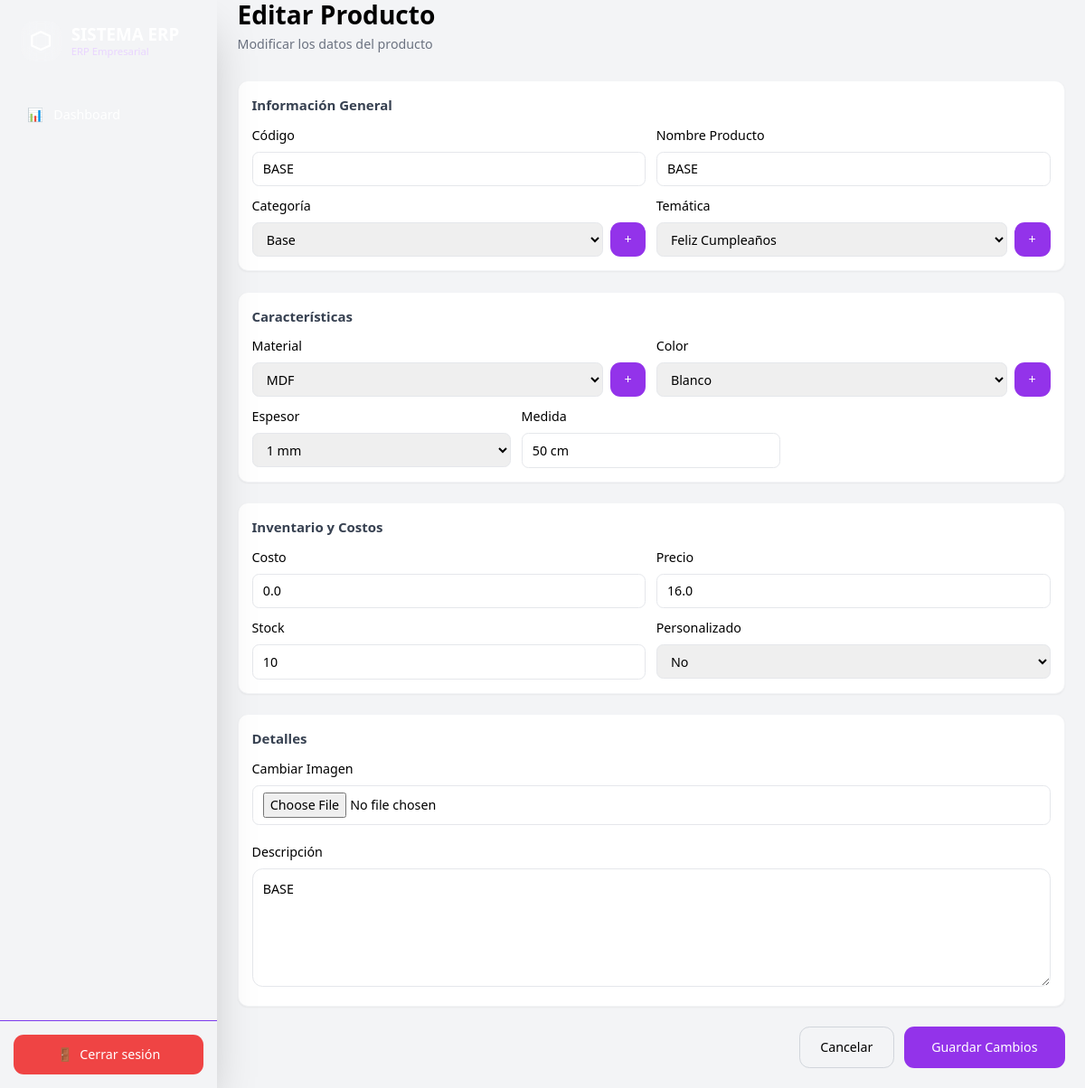
Page /products/3/edit (signed in) on the committed database.
### app/models/product.py (models this page shows)
class Product(Base):
    __tablename__ = "products"
    id = Column(Integer, primary_key=True)
    code = Column(String)
    name = Column(String)
    description = Column(String)
    category = Column(String)
    material = Column(String)
    color = Column(String)
    size = Column(String)
    thickness = Column(String)
    price = Column(Float)
    cost = Column(Float)
    theme = Column(String)
    stock = Column(Integer)
    custom = Column(Boolean, default=False, nullable=False)
    image = Column(String)

### app/models/productcategory.py (models this page shows)
class ProductCategory(Base):
    __tablename__ = "product_categories"
    id = Column(
        Integer,
        primary_key=True
    )
    name = Column(
        String,
        unique=True
    )

### app/models/productmaterial.py (models this page shows)
class ProductMaterial(Base):
    __tablename__ = "product_materials"
    id = Column(
        Integer,
        primary_key=True
    )
    name = Column(
        String,
        unique=True
    )

### app/models/productcolor.py (models this page shows)
class ProductColor(Base):
    __tablename__ = "product_colors"
    id = Column(
        Integer,
        primary_key=True
    )
    name = Column(
        String,
        unique=True
    )

### app/routes/products.py (the view)
@router.get("/{product_id}/edit", response_class=HTMLResponse)
async def edit_product_page(
    product_id: int, request: Request, db: Session = Depends(get_db)
):
    user = role_required(request, ["admin"])
    if isinstance(user, RedirectResponse):
        return user
    product = db.query(Product).filter(Product.id == product_id).first()
    if not product:
        return RedirectResponse(url="/products", status_code=302)
    categories = db.query(ProductCategory).all()
    materials = db.query(ProductMaterial).all()
    colors = db.query(ProductColor).all()
    themes = db.query(ProductTheme).all()
    thicknesses = db.query(ProductThickness).all()
    units = db.query(MeasurementUnit).all()
    return templates.TemplateResponse(
        request=request,
        name="products/edit.html",
        context={
            "product": product,
            "categories": categories,
            "materials": materials,
            "colors": colors,
            "themes": themes,
            "thicknesses": thicknesses,
            "units": units,
        },
    )

### app/templates/products/edit.html (shortened to what this page needs)
{% extends 'layouts/base.html' %}
{% block content %}
<div class="max-w-6xl mx-auto">
  <div class="flex justify-between items-center mb-8">
    <div>
      <h1 class="text-3xl font-bold">Editar Producto</h1>
      <p class="text-gray-500 mt-1">Modificar los datos del producto</p>
    </div>
  </div>
  <form action="/products/{{ product.id }}/edit" method="POST" enctype="multipart/form-data" class="space-y-6">
    <div class="bg-white rounded-xl shadow-sm border border-gray-100 p-4">
      <h2 class="text-base font-semibold mb-3 text-gray-700">Información General</h2>
      <div class="grid md:grid-cols-2 gap-3">
        <div>
          <label class="block mb-2"> Código </label>
          <input type="text" name="code" value="{{ product.code }}" class="w-full border border-gray-200 px-3 py-2 rounded-lg" required />
        </div>
        <div>
          <label class="block mb-2"> Nombre Producto </label>
          <input type="text" name="name" value="{{ product.name }}" class="w-full border border-gray-200 px-3 py-2 rounded-lg" required />
        </div>
        <div>
          <label class="block mb-2"> Categoría </label>
          <div class="flex gap-2">
            <select name="category" class="w-full border border-gray-200 px-3 py-2 rounded-lg">
              {% for category in categories %}
              <option value="{{ category.name }}" {% if category.name == product.category %}selected{% endif %}>{{ category.name }}</option>
              {% endfor %}
            </select>
            <a href="/product-settings" target="_blank" class="bg-purple-600 text-white w-12 rounded-xl flex items-center justify-center">+</a>
          </div>
        </div>
        <div>
          <label class="block mb-2"> Temática </label>
          <div class="flex gap-2">
            <select name="theme" class="w-full border border-gray-200 px-3 py-2 rounded-lg">
              {% for theme in themes %}
              <option value="{{ theme.name }}" {% if theme.name == product.theme %}selected{% endif %}>{{ theme.name }}</option>
              {% endfor %}
            </select>
            <a href="/product-settings" target="_blank" class="bg-purple-600 text-white w-12 rounded-xl flex items-center justify-center">+</a>
          </div>
        </div>
      </div>
    </div>
    <div class="bg-white rounded-xl shadow-sm border border-gray-100 p-4">
      <h2 class="text-base font-semibold mb-3 text-gray-700">Características</h2>
      <div class="grid md:grid-cols-2 gap-3">
        <div>
          <label class="block mb-2"> Material </label>
          <div class="flex gap-2">
            <select name="material" class="w-full border border-gray-200 px-3 py-2 rounded-lg">
              {% for material in materials %}
              <option value="{{ material.name }}" {% if material.name == product.material %}selected{% endif %}>{{ material.name }}</option>
              {% endfor %}
            </select>
            <a href="/product-settings" target="_blank" class="bg-purple-600 text-white w-12 rounded-xl flex items-center justify-center">+</a>
          </div>
        </div>
        <div>
          <label class="block mb-2"> Color </label>
          <div class="flex gap-2">
            <select name="color" class="w-full border border-gray-200 px-3 py-2 rounded-lg">
              {% for color in colors %}
              <option value="{{ color.name }}" {% if color.name == product.color %}selected{% endif %}>{{ color.name }}</option>
              {% endfor %}
            </select>
            <a href="/product-settings" target="_blank" class="bg-purple-600 text-white w-12 rounded-xl flex items-center justify-center">+</a>
          </div>
        </div>
      </div>
      <div class="grid md:grid-cols-3 gap-3 mt-3">
        <div>
          <label class="block mb-2"> Espesor </label>
          <select name="thickness" class="w-full border border-gray-200 px-3 py-2 rounded-lg">
            {% for thickness in thicknesses %}
            <option value="{{ thickness.name }}" {% if thickness.name == product.thickness %}selected{% endif %}>{{ thickness.name }}</option>
            {% endfor %}
          </select>
        </div>
        <div>
          <label class="block mb-2"> Medida </label>
          <input type="text" name="size" value="{{ product.size }}" class="w-full border border-gray-200 px-3 py-2 rounded-lg" />
        </div>
        <div></div>
      </div>
    </div>
    <div class="bg-white rounded-xl shadow-sm border border-gray-100 p-4">
      <h2 class="text-base font-semibold mb-3 text-gray-700">Inventario y Costos</h2>
      <div class="grid md:grid-cols-2 xl:grid-cols-4 gap-3">
        <div>
          <label class="block mb-2"> Costo </label>
          <input type="number" step="0.01" name="cost" value="{{ product.cost }}" class="w-full border border-gray-200 px-3 py-2 rounded-lg" required />
        </div>
        <div>
          <label class="block mb-2"> Precio </label>
          <input type="number" step="0.01" name="price" value="{{ product.price }}" class="w-full border border-gray-200 px-3 py-2 rounded-lg" required />
        </div>
        <div>
          <label class="block mb-2"> Stock </label>
          <input type="number" name="stock" value="{{ product.stock }}" class="w-full border border-gray-200 px-3 py-2 rounded-lg" />
        </div>
        <div>
          <label class="block mb-2"> Personalizado </label>
          <select name="custom" class="w-full border border-gray-200 px-3 py-2 rounded-lg">
            <option value="no" {% if not product.custom %}selected{% endif %}>No</option>
          </select>
        </div>
      </div>
    </div>
    <div class="bg-white rounded-xl shadow-sm border border-gray-100 p-4">
      <h2 class="text-base font-semibold mb-3 text-gray-700">Detalles</h2>
      {% set img = product_image_url(product.image) %}
      <div class="mb-5">
        <label class="block mb-2"> Cambiar Imagen </label>
        <input type="file" name="image" id="imageInput" accept=".jpg,.jpeg,.png,.webp"
            class="w-full border border-gray-200 px-3 py-2 rounded-lg" />
      </div>
      <div>
        <label class="block mb-2"> Descripción </label>
        <textarea name="description" rows="5" class="w-full border border-gray-200 p-3 rounded-xl">{{ product.description }}</textarea>
      </div>
    </div>
    <div class="flex justify-end gap-3">
      <a href="/products" class="px-6 py-3 border border-gray-300 rounded-xl">Cancelar</a>
      <button type="submit" class="bg-purple-600 hover:bg-purple-700 text-white px-8 py-3 rounded-xl">Guardar Cambios</button>
    </div>
  </form>
</div>
{% endblock %}

### rows in the picture
Product: code "BASE", name "BASE", category "Base", material "MDF", color "Blanco", size "50 cm", cost "0.0", price "16.0", stock "10", custom "No", description "BASE"

### other values in the picture
form field theme "Feliz Cumpleaños"
form field thickness "1 mm"
